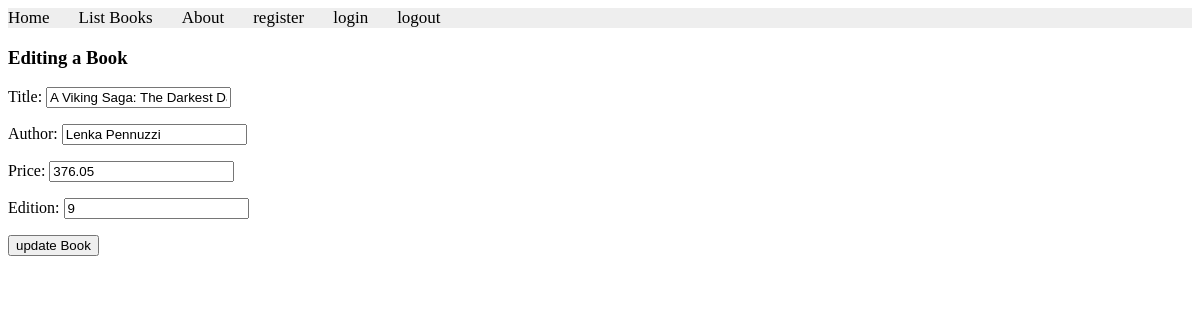
/books/lab9_part2/editbook/1, run on an earlier commit of the app's database.
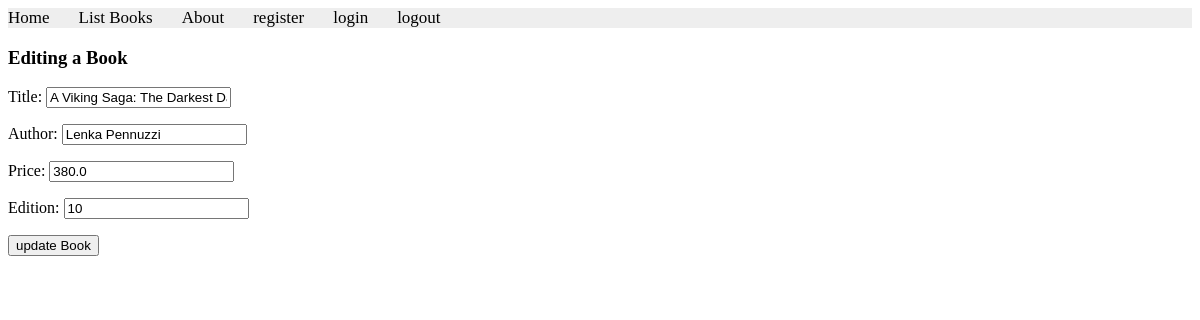
And on a later commit of the database.
### apps/bookmodule/models.py (models this page shows)
class Book(models.Model):
    title = models.CharField(max_length = 50)
    author = models.CharField(max_length = 50)
    price = models.FloatField(default = 0.0)
    edition = models.SmallIntegerField(default = 1)

### apps/bookmodule/views.py (the view)
# urls.py: path('lab9_part2/editbook/<int:Id>',views.editbook_django,name="books.l9p2t3"),
def editbook_django(request, Id):
  mybook = Book.objects.get(id=Id)
  if request.method == 'POST':
    form = BookForm(request.POST, instance=mybook)
    if form.is_valid():
      form.save()
      return redirect('books.l9p2t1')
  else:
    form = BookForm(instance=mybook)
  return render(request, 'bookmodule/editbook_django.html', {'form': form})

### apps/bookmodule/forms.py
class BookForm(forms.ModelForm):
    class Meta:
        model = Book
        fields = ['title', 'author', 'price', 'edition']
    title = forms.CharField(max_length=50, required=True, label="Title", widget= forms.TextInput(attrs= {'placeholder':'', 'class':"mycssclass", 'id':'jsID'}))
    author = forms.CharField(max_length=50, required= True, label="Author")
    price = forms.DecimalField(required=True, label="Price", initial=0)
    edition = forms.IntegerField(required=True, initial=10, widget=forms.NumberInput())

### apps/templates/bookmodule/editbook_django.html (shortened to what this page needs)
<html lang="en">
<head>
{% extends "layouts/base.html" %}
{% load static %}
{% block content %}
<h3>Editing a Book</h3>
<form method="post">
    {{ form.as_p }}
    <button type="submit">update Book</button>
</form>
{% endblock content %}

What changed in the data, as far as the page shows it:
changed Book "A Viking Saga: The Darkest Day": price "376.05" → "380.0"; edition "9" → "10"
